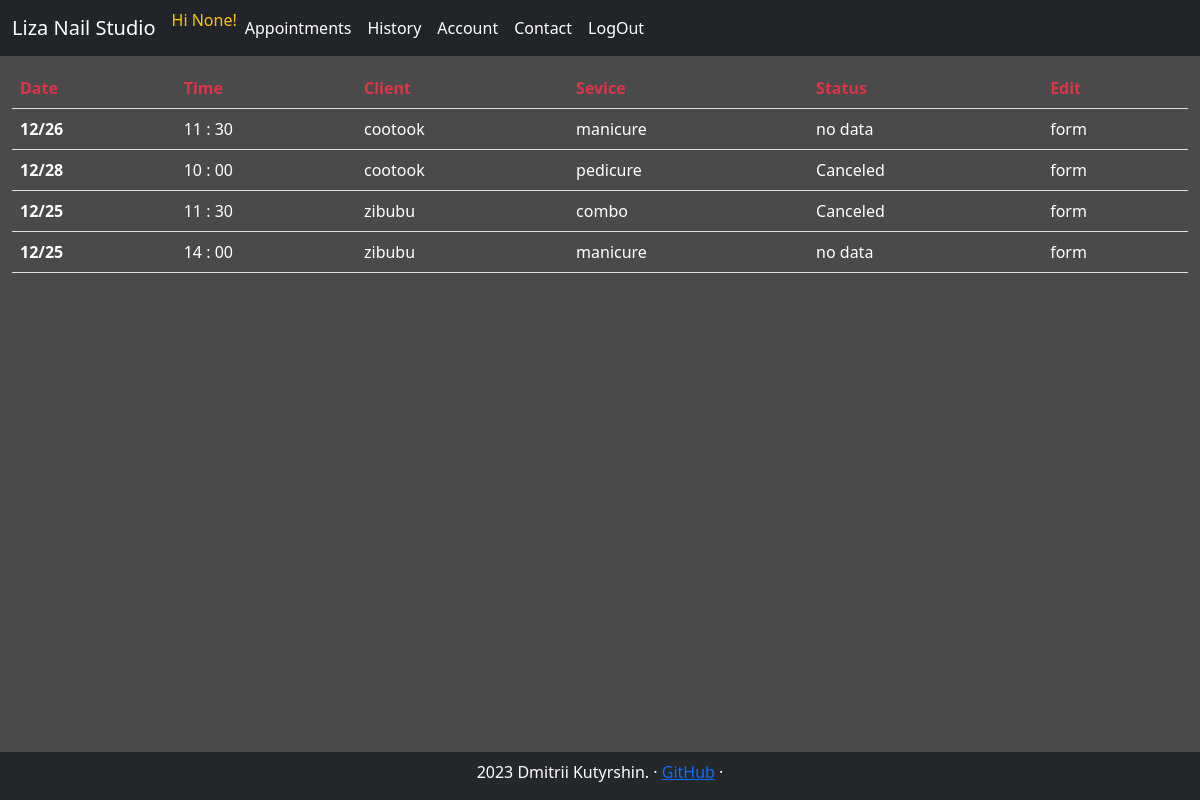
Page /all_history/ (signed in) on the committed database.
### tables this page shows
CREATE TABLE users (id INTEGER PRIMARY KEY, is_admin INT, is_clerck INT ,  name TEXT, email TEXT, lang TEXT, instagram TEXT, tel TEXT, is_subscribed_promo INT, avatar TEXT);

### studio_app/webapp.py (the view)
@app.route("/all_history/", methods = ["GET", "POST"])
@login_required
@admin_only
def _all_history():
    return all_history.all_history()

### studio_app/helpers.py (called while the page is built)
def admin_only(f):
    @wraps(f)
    def decorated_function(*args, **kwargs):
        if session.get("is_admin")==0:
            return redirect("/")
        return f(*args, **kwargs)
    return decorated_function

def get_service_name(is_manicure, is_pedicure):
    servise_name = ""
    if is_manicure == 1 and is_pedicure == 1:
        servise_name = "combo"
    elif is_manicure == 1 and not is_pedicure == 1:
        servise_name = "manicure"
    else:
        servise_name = "pedicure"
    return servise_name

def login_required(f):
    @wraps(f)
    def decorated_function(*args, **kwargs):
        if session.get("user_id") is None:
            return redirect("/signin")
        return f(*args, **kwargs)
    return decorated_function

### studio_app/webapp.py (called while the page is built)
@app.context_processor
def inject_navbar_items():
    return dict(navbar_menu=navbar_items)

@app.context_processor
def inject_navbar_items_not_loged_in():
    return dict(navbar_menu_not_loged_in=navbar_items_not_loged_in)

@app.context_processor
def inject_navbar_items_admin():
    return dict(navbar_items_admin=navbar_items_admin)

### studio_app/templates/all_history.html (shortened to what this page needs)
{% extends "layout.html" %}
{% block content %}
<table class="table">
    <thead>
      <tr class="text-danger">
        <th scope="col">Date</th>
        <th scope="col">Time</th>
        <th scope="col">Client</th>
        <th scope="col">Sevice</th>
        <th scope="col">Status</th>
        <th scope="col">Edit</th>
      </tr>
    </thead>
    <tbody class="text-white">
        {% for appointment in user_appoint %}
        <tr class="my-table-hover">
            <th scope="row">{{appointment[9]}}/{{appointment[10]}}</th>
            <td>{{appointment[11]}} :
                {% if appointment[12] == 0 %}
                00
                {% else %}
                {{appointment[12]}}
                {% endif %}
            </td>
            <td>{{appointment[7]}}</td>
            <td>{{appointment[1]}}</td>
            <td>
                {% if appointment[5] == 1 %}
                  Canceled
                {% elif appointment[3] == 1 %}
                  Done
                {% else %}
                    no data
                {% endif %}
            </td>
            <td>form</td>
          </tr>
        {% endfor %}
    </tbody>
  </table>
{% endblock %}

### studio_app/templates/layout.html (shortened to what this page needs)
<!doctype html>
<html lang="en">
  <head>
<link href="{{ url_for('static', filename='/css/bootstrap.min.css') }}" rel="stylesheet">
<link href="{{ url_for('static', filename='/css/style.css') }}" rel="stylesheet">
  </head>
  <body>
        <header>
          <nav class="navbar navbar-expand-md navbar-dark fixed--top bg-dark">
            <div class="container-fluid">
            <a class="navbar-brand" href="/">Liza Nail Studio</a>
            <div class="collapse navbar-collapse" id="navbarCollapse">
                <ul class="navbar-nav me-auto mb-2 mb-md-0">
                  {% include 'header_navbar.html' %}
                </ul>
            </div>
            </div>
        </nav>
        </header>
        <main>
            {% block content %}
            {% endblock %}
        </main>
        <footer class="footer">
          <p> 2023 Dmitrii Kutyrshin. &middot; <a href="https://github.com/cootook">GitHub</a> &middot; </p>
        </footer>
        <script src="https://cdn.jsdelivr.net/npm/bootstrap@4.0.0/dist/js/bootstrap.min.js"></script>  </body>
</html>

### studio_app/templates/header_navbar.html (shortened to what this page needs)
{% if session.get("user_id") %}
    {% if session.get("name") %}
        <span class="font-weight-light text-warning">Hi {{session.get("name")}}!</span>
    {% else %}
        <span class="font-weight-light text-warning">Hi {{session.get("instagram")}}!</span>
    {% endif %}
        {% if session.get("is_admin")==1 %}
            {% for navbar_item in navbar_items_admin %}
            <li class="nav-item">
                <a class="nav-link active" aria-current="page" href="/{{ navbar_item.lower() }}/">{{ navbar_item }}</a>
            </li>
            {% endfor %}
        {% else %}
            {% for navbar_item in navbar_menu %}
            <li class="nav-item">
                <a class="nav-link active" aria-current="page" href="/{{ navbar_item.lower() }}/">{{ navbar_item }}</a>
            </li>
            {% endfor %}
        {% endif %}
{% else %}
    {% for navbar_item in navbar_menu_not_loged_in %}
        <li class="nav-item">
            <a class="nav-link active" aria-current="page" href="/{{ navbar_item.lower() }}/">{{ navbar_item }}</a>
        </li>
    {% endfor %}
{% endif %}

### studio_app/static/css/style.css (style rules this page uses)
body { font-weight: 100; color: rgba(255, 255, 255, 1); background: #4A4A4A; }
.table { width: 98%; margin: 1%; }
.footer { position: fixed; background-color: rgba(33,37,41, 0.9); bottom: 0; width: 100%; text-align: center; padding-top: .5em; }

### studio_app/templates/header_navbar.html (style rules this page uses)
.nav-link { transition: font-weight .3s; }

### rows in the picture
users: instagram "cootook" "cootook"
users: instagram "zibubu" "zibubu"

### other values in the picture
{{ session.get("instagram") }} "None"
{{ navbar_item }} "Appointments" "History" "Account" "Contact" "LogOut"
{{ appointment[9] }} "12" "12" "12" "12"
{{ appointment[10] }} "26" "28" "25" "25"
{{ appointment[11] }} "11" "10" "11" "14"
{{ appointment[12] }} "30" "30"
{{ appointment[1] }} "manicure" "pedicure" "combo" "manicure"
